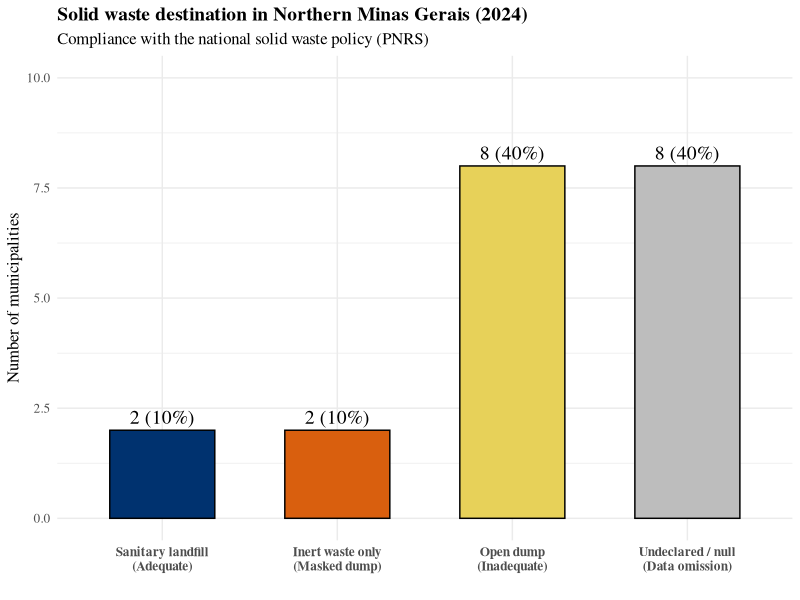

Source code (R):
library(ggplot2)
library(dplyr)

# 1. Dados consolidados
dados_grafico_lixo <- data.frame(
  Status = c("Sanitary landfill\n(Adequate)", 
             "Open dump\n(Inadequate)", 
             "Inert waste only\n(Masked dump)", 
             "Undeclared / null\n(Data omission)"),
  Count = c(2, 8, 2, 8)  # Total = 20 municípios
)

# 2. Calcular porcentagens
dados_grafico_lixo <- dados_grafico_lixo %>%
  mutate(Percentage = (Count / sum(Count)) * 100,
         Status = factor(Status, levels = c("Sanitary landfill\n(Adequate)", 
                                            "Inert waste only\n(Masked dump)", 
                                            "Open dump\n(Inadequate)", 
                                            "Undeclared / null\n(Data omission)")))

# 3. Gráfico
ggplot(dados_grafico_lixo, aes(x = Status, y = Count, fill = Status)) +
  geom_bar(stat = "identity", color = "black", width = 0.6) +
  geom_text(aes(label = paste0(Count, " (", round(Percentage, 1), "%)")), 
            vjust = -0.5, family = "serif", size = 5) +
  scale_fill_manual(values = c(
    "Sanitary landfill\n(Adequate)" = "#00326f",      # azul oficial
    "Open dump\n(Inadequate)" = "#e7d159",            # dourado alerta
    "Inert waste only\n(Masked dump)" = "#d95f0e",    # laranja avermelhado
    "Undeclared / null\n(Data omission)" = "#bdbdbd"  # cinza
  )) +
  scale_y_continuous(limits = c(0, 10)) +
  theme_minimal(base_family = "serif") +
  labs(
    title = "Solid waste destination in Northern Minas Gerais (2024)",
    subtitle = "Compliance with the national solid waste policy (PNRS)",
    x = "", 
    y = "Number of municipalities"
  ) +
  theme(
    legend.position = "none",
    text = element_text(family = "serif", size = 12),
    plot.title = element_text(face = "bold", size = 14),
    axis.text.x = element_text(face = "bold")
  )
